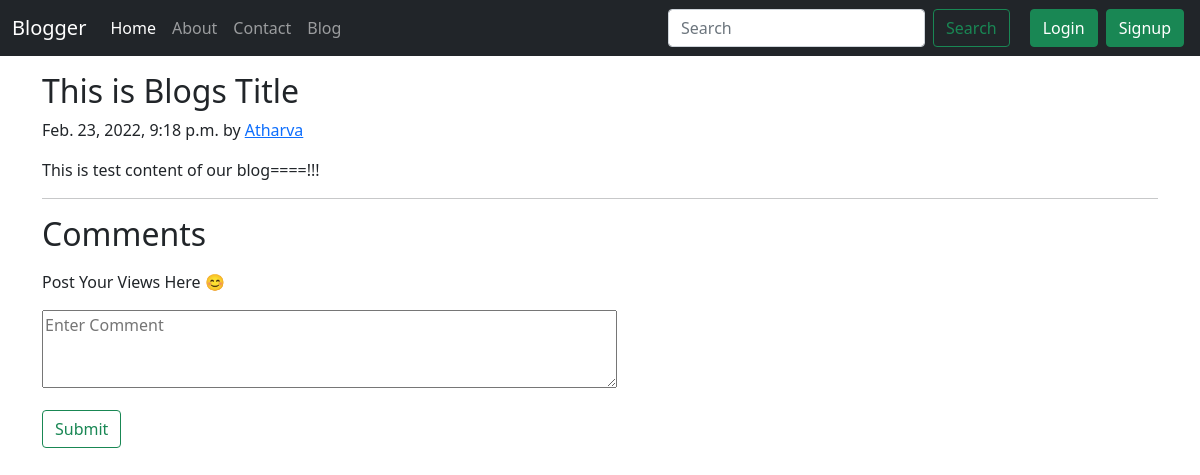
/blog/first-post, run on an earlier commit of the app's database.
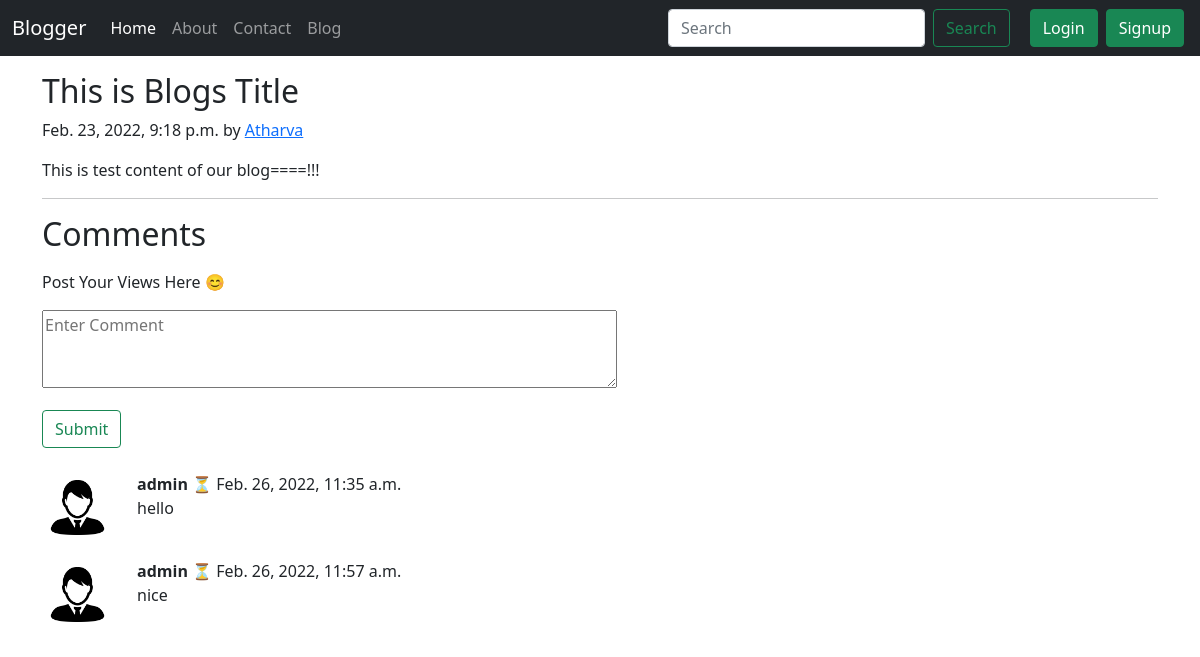
And on a later commit of the database.
### blog/models.py (models this page shows, shortened)
class Post(models.Model):
    sno = models.AutoField(primary_key=True)
    title = models.CharField(max_length=255)
    content = models.TextField()
    author = models.CharField(max_length=20)
    slug = models.CharField(max_length=130)
    timestamp = models.DateTimeField(blank=True)

class BlogComment(models.Model):
    sno = models.AutoField(primary_key=True)
    comment = models.TextField()
    user = models.ForeignKey(User, on_delete=models.CASCADE)
    post = models.ForeignKey(Post, on_delete=models.CASCADE)
    parent = models.ForeignKey('self', on_delete=models.CASCADE, null=True)
    timestamp = models.DateTimeField(default=now)

### blog/views.py (the view)
# urls.py: path('<str:slug>', views.blogPost, name="blogPost"),
def blogPost(request, slug):
    post = Post.objects.filter(slug=slug)[0]
    comments = BlogComment.objects.filter(post=post)
    context = {
        'post': post,
        'comments': comments,
    }
    return render(request, "blog/blogPost.html", context)

### templates/blog/blogPost.html (shortened to what this page needs)
{% extends 'base.html' %}
{% block blogactive %} active {% endblock blogactive %}
{% block body %}
<div class="container my-3">
  <h2 class="blog-post-title">{{ post.title }}</h2>
  <p class="blog-post-meta">{{ post.timestamp}} by <a href="/about">{{post.author}}</a></p>
  <p>{{post.content}}</p>
  <hr>
</div>
<div class="container">
  <h2>Comments</h2>
  <form action="/blog/postComment" method="post">
    <label class="my-2" for="comemnt">Post Your Views Here 😊</label><br>
    <textarea class="my-2" type="text" name="comment" placeholder="Enter Comment" cols="60" rows="3"></textarea>
    <br>
    <input class="my-2 btn btn-outline-success" type="submit" value="Submit">
  </form>
  {% for comment in comments %}
  <div class="row my-3">
    <div class="col-md-1 ">
      <img src="/static/icon.png" alt="user" class="rounded mx-auto d-block w-100 p-2">
    </div>
    <div class="col-md-11 ">
      <b>{{comment.user.username}}</b> ⏳ {{comment.timestamp}}
      <div>{{comment.comment}}</div>
    </div>
  </div>
  {% endfor %}
</div>
{% endblock body %}

### templates/base.html (shortened to what this page needs)
<!doctype html>
<html lang="en">
<head>
  <link href="https://cdn.jsdelivr.net/npm/bootstrap@5.1.3/dist/css/bootstrap.min.css" rel="stylesheet"
>
</head>
<body>
  <nav class="navbar navbar-expand-lg navbar-dark bg-dark">
    <div class="container-fluid">
      <a class="navbar-brand" href="/">Blogger</a>
      <div class="collapse navbar-collapse" id="navbarSupportedContent">
        <ul class="navbar-nav me-auto mb-2 mb-lg-0">
          <li class="nav-item {% block homeactive %} {% endblock homeactive %}">
            <a class="nav-link active" aria-current="page" href="/">Home</a>
          </li>
          <li class="nav-item {% block aboutactive %} {% endblock aboutactive %}">
            <a class="nav-link" href="/about">About</a>
          </li>
          <li class="nav-item {% block contactactive %} {% endblock contactactive %}">
            <a class="nav-link" href="/contact">Contact</a>
          </li>
          <li class="nav-item {% block blogactive %} {% endblock blogactive %}">
            <a class="nav-link" href="/blog">Blog</a>
          </li>
        </ul>
        <form method="get" action="/search" class="d-flex my-2 my-lg-0 mx-3">
          <input class="form-control me-2" type="search" placeholder="Search" aria-label="Search" name="query"
            id="query">
          <button class="btn btn-outline-success " type="submit">Search</button>
        </form>
        {% if user.is_authenticated %}
        <ul class="navbar-nav ml-auto me-2">
          <li class="nav-item dropdown">
            <a class="nav-link dropdown-toggle" href="#" id="navbarDropdown" role="button" data-bs-toggle="dropdown" aria-expanded="false">
              Welcome {{request.user}}
            </a>
            <ul class="dropdown-menu" aria-labelledby="navbarDropdown">
              <li><a class="dropdown-item" href="/logout">Logout</a></li>
            </ul>
          </li>
        </ul>
        {% else %}
        <button type="button" class="btn btn-success mx-1" data-bs-toggle="modal" data-bs-target="#loginModal">
          Login
        </button>
        <button type="button" class="btn btn-success mx-1" data-bs-toggle="modal" data-bs-target="#signupModal">
          Signup
        </button>
        {% endif %}
      </div>
    </div>
  </nav>
  {% block body %}{% endblock body %}
</body>
</html>

What changed in the data, as far as the page shows it:
added BlogComment: user.username "admin", timestamp "Feb. 26, 2022, 11:35 a.m.", comment "hello"
added BlogComment: user.username "admin", timestamp "Feb. 26, 2022, 11:57 a.m.", comment "nice"
